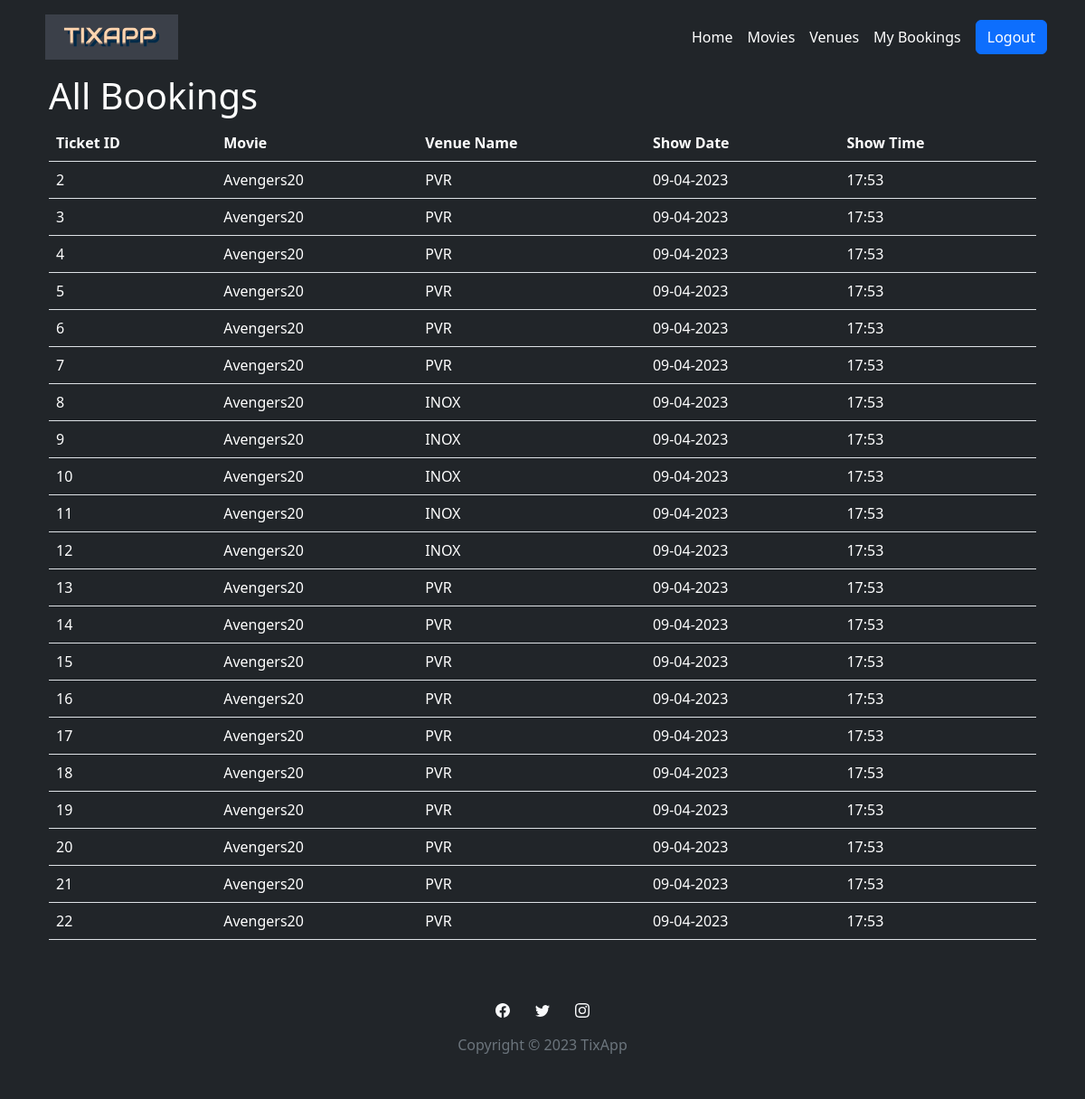
The page /bookings (signed in) on the database its author committed.
### website/models.py (models this page shows)
class Ticket(db.Model):
    id = db.Column(db.Integer, primary_key=True)
    user_id = db.Column(db.Integer, db.ForeignKey('user.id'), nullable=False)
    show_id = db.Column(db.Integer, db.ForeignKey('show.id'), nullable=False)
    venue_id = db.Column(db.Integer, db.ForeignKey('venue.id'), nullable=False)

class Movie(db.Model):
    id = db.Column(db.Integer, primary_key=True)
    name = db.Column(db.String(150))
    rating = db.Column(db.Float)
    tags = db.relationship('Tag', secondary='mtag', backref='movies')
    show = db.relationship('Show', backref='movie')
    description = db.Column(db.String(10000), default = "No description available")
    poster = db.Column(db.String(10000), default="/static/assets/img/poster.jpg")

class Venue(db.Model):
    id = db.Column(db.Integer, primary_key=True)
    name = db.Column(db.String(150))
    address = db.Column(db.String(150))
    city = db.Column(db.String(150))
    capacity = db.Column(db.Integer)
    show = db.relationship('Show', backref='venue')
    ticket = db.relationship('Ticket', backref='venue')

class Show(db.Model):
    id = db.Column(db.Integer, primary_key=True)
    movie_id = db.Column(db.Integer, db.ForeignKey('movie.id'), nullable=False)
    venue_id = db.Column(db.Integer, db.ForeignKey('venue.id'), nullable=False)
    time = db.Column(db.DateTime(timezone=True), default=func.now())
    ticket = db.relationship('Ticket', backref='show')

### website/views.py (the view)
@views.route('/bookings', methods=['GET'])
@login_required
def bookings():
    tickets = Ticket.query.filter_by(user_id=current_user.id)
    shows = Show.query.all()
    venues = Venue.query.all()
    print(venues)
    print(shows)
    return render_template("bookings.html", user=current_user, tickets=tickets, shows=shows, venues=venues)

### website/templates/bookings.html (shortened to what this page needs)
{% extends 'base.html' %} {% block title %}Bookings{% endblock %} {% block
content %}
<div class="container">
  <h1>All Bookings</h1>
  <table class="table bg-dark text-white">
    <thead>
      <tr>
        <th>Ticket ID</th>
        <th>Movie</th>
        <th>Venue Name</th>
        <th>Show Date</th>
        <th>Show Time</th>
      </tr>
    </thead>
    <tbody>
      {% for ticket in tickets %}
      <tr>
        <td>{{ ticket.id }}</td>
        <td>{{ ticket.show.movie.name }}</td>
        {% set ven_id = ticket.venue_id | int - 1 %}
        <td>{{ venues[ven_id].name }}</td>
        <td>{{ ticket.show.time.strftime('%d-%m-%Y') }}</td>
        <td>{{ ticket.show.time.strftime('%H:%M') }}</td>
      </tr>
      {%endfor%}
    </tbody>
  </table>
</div>
{% endblock %}

### rows shown on the page
Ticket: id "2", show.movie.name "Avengers20", show.time "09-04-2023", show.time "17:53"
Venue: name "PVR"
Ticket: id "3", show.movie.name "Avengers20", show.time "09-04-2023", show.time "17:53"
Ticket: id "4", show.movie.name "Avengers20", show.time "09-04-2023", show.time "17:53"
Ticket: id "5", show.movie.name "Avengers20", show.time "09-04-2023", show.time "17:53"
Ticket: id "6", show.movie.name "Avengers20", show.time "09-04-2023", show.time "17:53"
Ticket: id "7", show.movie.name "Avengers20", show.time "09-04-2023", show.time "17:53"
Ticket: id "8", show.movie.name "Avengers20", show.time "09-04-2023", show.time "17:53"
Venue: name "INOX"
Ticket: id "9", show.movie.name "Avengers20", show.time "09-04-2023", show.time "17:53"
Ticket: id "10", show.movie.name "Avengers20", show.time "09-04-2023", show.time "17:53"
Ticket: id "11", show.movie.name "Avengers20", show.time "09-04-2023", show.time "17:53"
Ticket: id "12", show.movie.name "Avengers20", show.time "09-04-2023", show.time "17:53"
Ticket: id "13", show.movie.name "Avengers20", show.time "09-04-2023", show.time "17:53"
Ticket: id "14", show.movie.name "Avengers20", show.time "09-04-2023", show.time "17:53"
Ticket: id "15", show.movie.name "Avengers20", show.time "09-04-2023", show.time "17:53"
Ticket: id "16", show.movie.name "Avengers20", show.time "09-04-2023", show.time "17:53"
Ticket: id "17", show.movie.name "Avengers20", show.time "09-04-2023", show.time "17:53"
Ticket: id "18", show.movie.name "Avengers20", show.time "09-04-2023", show.time "17:53"
Ticket: id "19", show.movie.name "Avengers20", show.time "09-04-2023", show.time "17:53"
Ticket: id "20", show.movie.name "Avengers20", show.time "09-04-2023", show.time "17:53"
Ticket: id "21", show.movie.name "Avengers20", show.time "09-04-2023", show.time "17:53"
Ticket: id "22", show.movie.name "Avengers20", show.time "09-04-2023", show.time "17:53"
